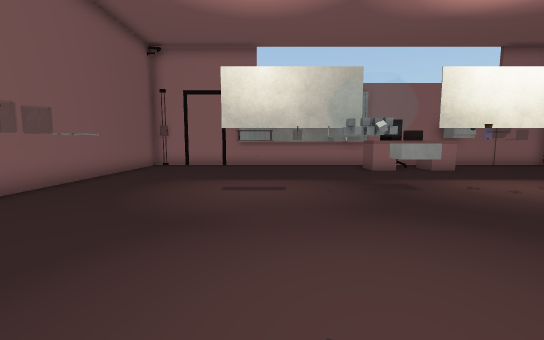
View 1 (above)

16 first-person views from a walk through a Unity game level. The camera is 1.2 m above the floor, tilts 6° down and sees 90° across. The floor is counted in squares, 1 m on a side. Each view is taken from the middle of a square. On the plan, view 1 faces up. The plan holds only what a view shows up to about 13 squares ahead; the rest is blank. The player is left out. Some surface patterns are stand-ins.

View 2
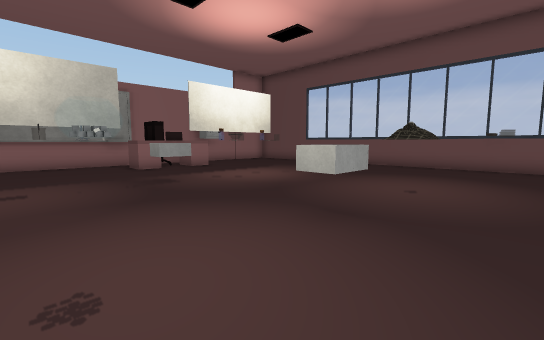

View 3
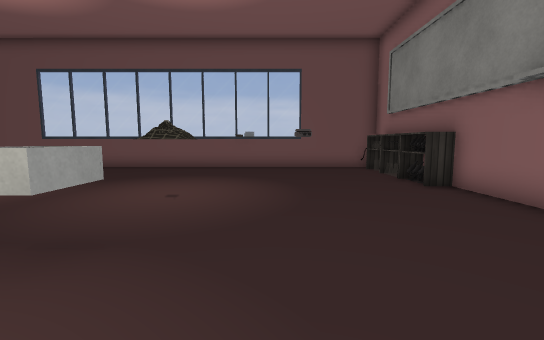

View 4
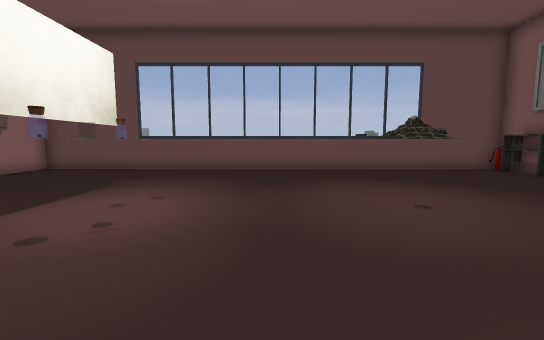

View 5
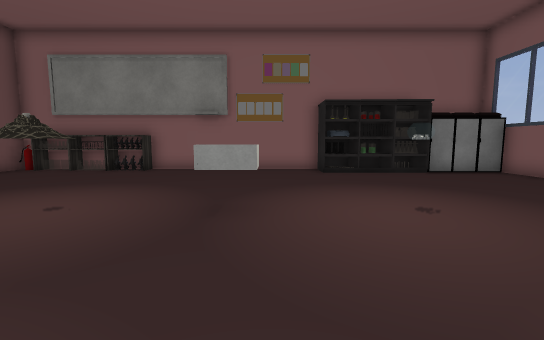

View 6
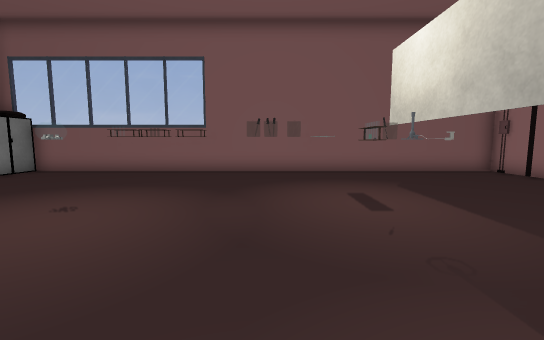

View 7
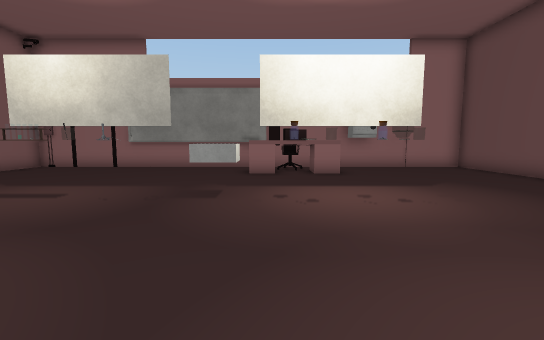

View 8
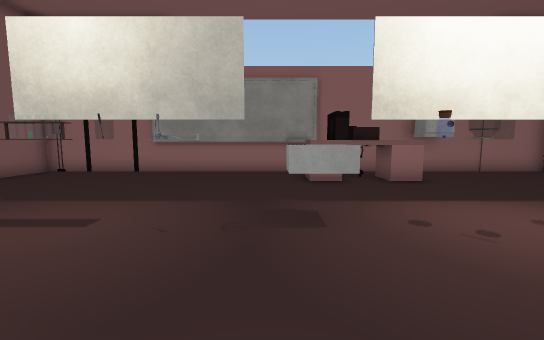

View 9
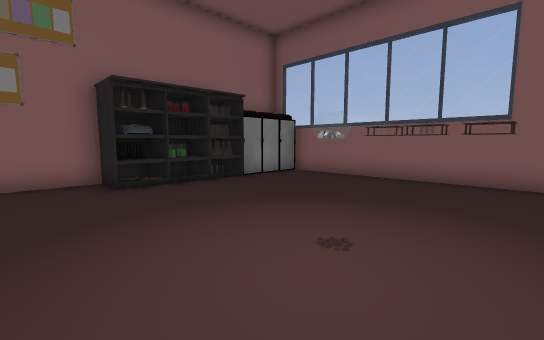

View 10
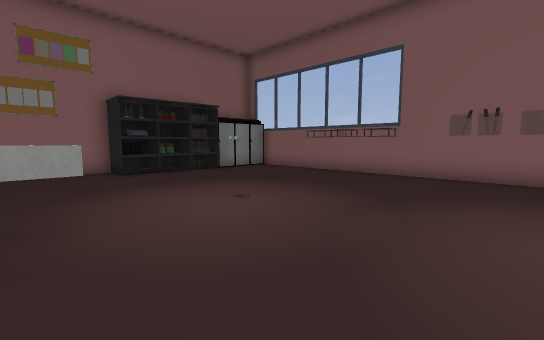

View 11
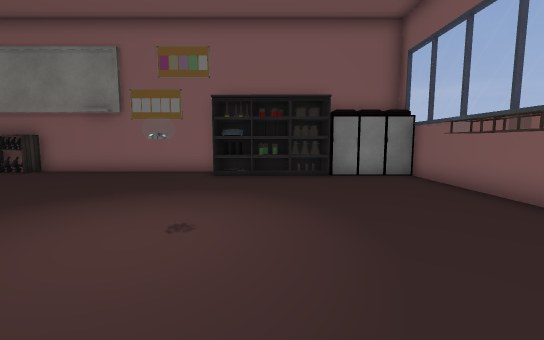

View 12
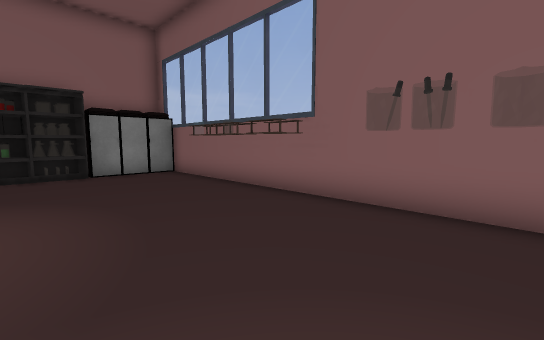

View 13
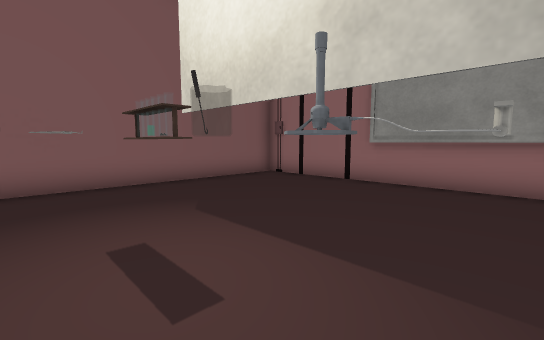

View 14
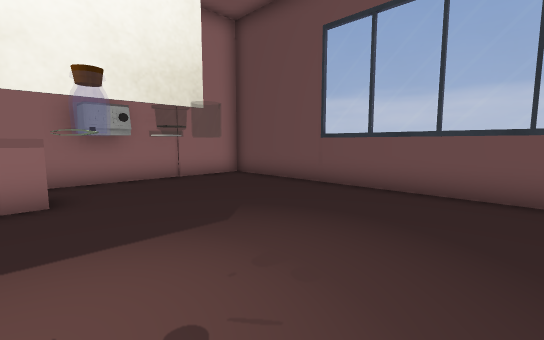

View 15
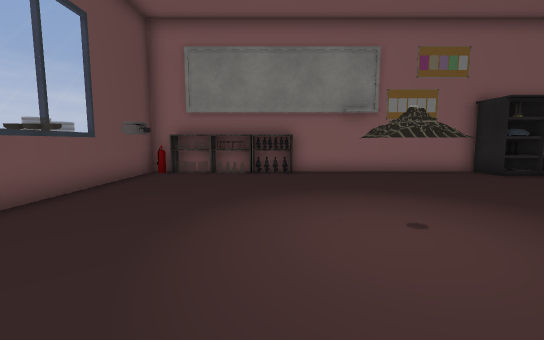

View 16
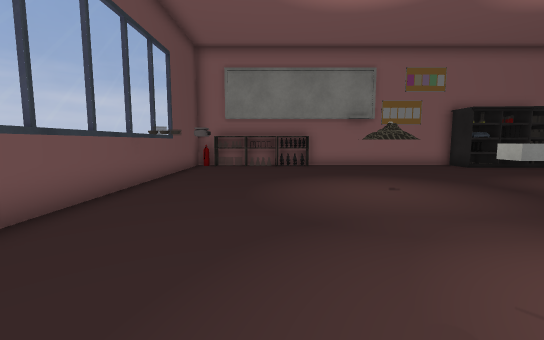

### Floor plan
Key: @ floor where view 1 was taken; # wall or solid block; . floor; ^ raised ledge; E desk; C computer; T thing the floor can be seen under or through; S shelf; F fire extinguisher; O other object.
Columns run from 6 left of view 1 to 14 right of it. Each row starts with its distance up from view 1.
 14 #####################
 13 #...........O..OOO..#
 12 #.........ECOE......#
 11 #..........CEE......#
 10 #...................#
  9 #...................#
  8 #....TTTT..TTTT.....#
  7 #O...  OOOO. O .....#
  6 # ..................#
  5 #O..................#
  4 #O..................#
  3 #...................#
  2 #O........O..^^.....#
  1 # ....  .OO..O#.....#
  0 # ....@............ #
 -1 # ..................#
 -2 #.................OO#
 -3 #...................#
 -4 #..OOO.O............#
 -5 #OO   OO......SSSSSF#
 -6      ################

Where each view was taken, in squares from view 1:
view 1: 0 up, 0 right, facing up
view 2: 1 down, 0 right, facing up-right
view 3: 1 down, 1 right, facing right
view 4: 4 up, 2 right, facing right
view 5: 6 up, 3 right, facing down
view 6: 5 up, 5 right, facing left
view 7: 1 up, 5 right, facing up
view 8: 3 up, 3 right, facing up
view 9: 3 up, 3 right, facing down-left
view 10: 6 up, 4 right, facing down-left
view 11: 5 up, 1 left, facing down
view 12: 6 up, 1 left, facing down-left
view 13: 6 up, 2 right, facing up-left
view 14: 5 up, 7 right, facing up-right
view 15: 5 up, 9 right, facing down
view 16: 8 up, 10 right, facing down
